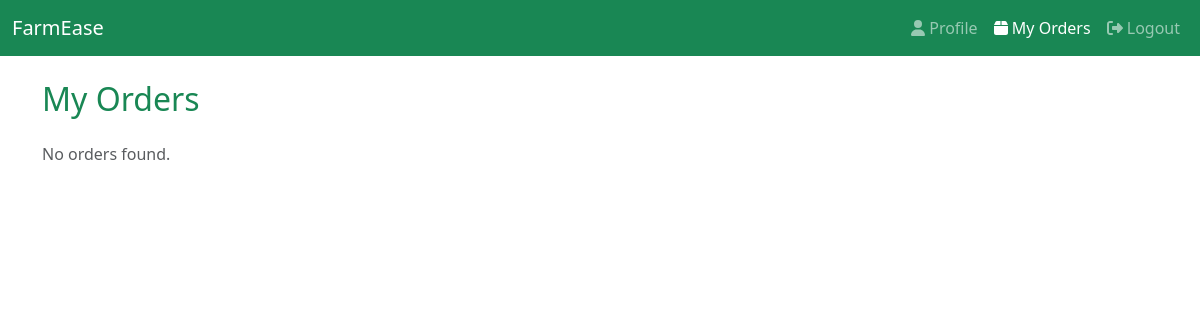
Before: /my-orders/ (signed in) with the older database file.
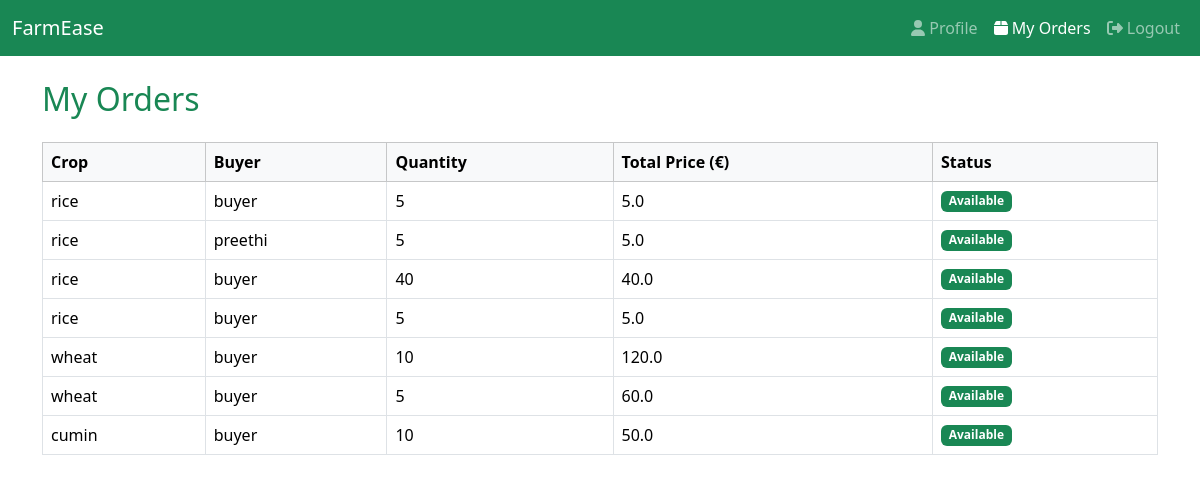
After: the same page with the newer database file.
### main/models.py (models this page shows, shortened)
class Order(models.Model):
    buyer = models.ForeignKey(User, on_delete=models.CASCADE, related_name="orders")
    crop = models.ForeignKey(Crop, on_delete=models.CASCADE)
    quantity = models.IntegerField()
    total_price = models.FloatField()
    created_at = models.DateTimeField(auto_now_add=True)

class Crop(models.Model):
    owner = models.ForeignKey(User, on_delete=models.CASCADE, null=True, blank=True)
    crop_name = models.CharField(max_length=100)
    crop_type = models.CharField(max_length=100)
    quantity = models.IntegerField()
    price_per_unit = models.FloatField()
    description = models.TextField(blank=True, null=True)
    created_at = models.DateTimeField(auto_now_add=True)
    sold = models.BooleanField(default=False)

### main/views.py (the view)
# urls.py: path("my-orders/", views.my_orders, name="my_orders"),
def my_orders(request):
    if not request.user.is_authenticated:
        return redirect('user_login')
    profile = getattr(request.user, 'profile', None)
    role = profile.role if profile else 'buyer'
    if role == 'seller':
        orders = Order.objects.filter(crop__owner=request.user)
    else:
        orders = Order.objects.filter(buyer=request.user)
    return render(request, 'my_orders.html', {
        "orders": orders,
        "role": role
    })

### main/templates/my_orders.html (shortened to what this page needs)
{% block content %}
<link href="https://cdn.jsdelivr.net/npm/bootstrap@5.3.2/dist/css/bootstrap.min.css" rel="stylesheet">
<nav class="navbar navbar-expand-lg navbar-dark bg-success mb-4">
  <div class="container-fluid">
    <a class="navbar-brand" href="{% url 'dashboard' %}">FarmEase</a>
    <div class="collapse navbar-collapse justify-content-end">
      <ul class="navbar-nav">
        <li class="nav-item">
          <a class="nav-link" href="{% url 'profile' %}"><i class="fas fa-user"></i> Profile</a>
        </li>
        <li class="nav-item">
          <a class="nav-link active" href="{% url 'my_orders' %}"><i class="fas fa-box"></i> My Orders</a>
        </li>
        <li class="nav-item">
          <a class="nav-link" href="{% url 'user_logout' %}"><i class="fas fa-sign-out-alt"></i> Logout</a>
        </li>
      </ul>
    </div>
  </div>
</nav>
<div class="container">
    <h2 class="mb-4 text-success">My Orders</h2>
    {% if orders %}
    <div class="table-responsive">
        <table class="table table-hover table-bordered align-middle">
            <thead class="table-light">
                <tr>
                    <th>Crop</th>
                    {% if role == "seller" %}<th>Buyer</th>{% endif %}
                    <th>Quantity</th>
                    <th>Total Price (€)</th>
                    <th>Status</th>
                </tr>
            </thead>
            <tbody>
                {% for order in orders %}
                <tr>
                    <td>{{ order.crop.crop_name }}</td>
                    {% if role == "seller" %}<td>{{ order.buyer.first_name }}</td>{% endif %}
                    <td>{{ order.quantity }}</td>
                    <td>{{ order.total_price }}</td>
                    <td>
                        {% if order.crop.sold %}
                            <span class="badge bg-danger">Sold Out</span>
                        {% else %}
                            <span class="badge bg-success">Available</span>
                        {% endif %}
                    </td>
                </tr>
                {% endfor %}
            </tbody>
        </table>
    </div>
    {% else %}
    <p class="text-muted">No orders found.</p>
    {% endif %}
</div>
{% endblock %}

Changed rows visible on the page:
added Order: crop.crop_name "rice", buyer.first_name "buyer", quantity "5", total_price "5.0", shows "Available"
added Order: crop.crop_name "rice", buyer.first_name "preethi", quantity "5", total_price "5.0", shows "Available"
added Order: crop.crop_name "rice", buyer.first_name "buyer", quantity "40", total_price "40.0", shows "Available"
added Order: crop.crop_name "rice", buyer.first_name "buyer", quantity "5", total_price "5.0", shows "Available"
added Order: crop.crop_name "wheat", buyer.first_name "buyer", quantity "10", total_price "120.0", shows "Available"
added Order: crop.crop_name "wheat", buyer.first_name "buyer", quantity "5", total_price "60.0", shows "Available"
added Order: crop.crop_name "cumin", buyer.first_name "buyer", quantity "10", total_price "50.0", shows "Available"
Other visible differences:
text no longer shown: "No orders found."
text now shown: "Crop Buyer Quantity Total Price (€) Status"
